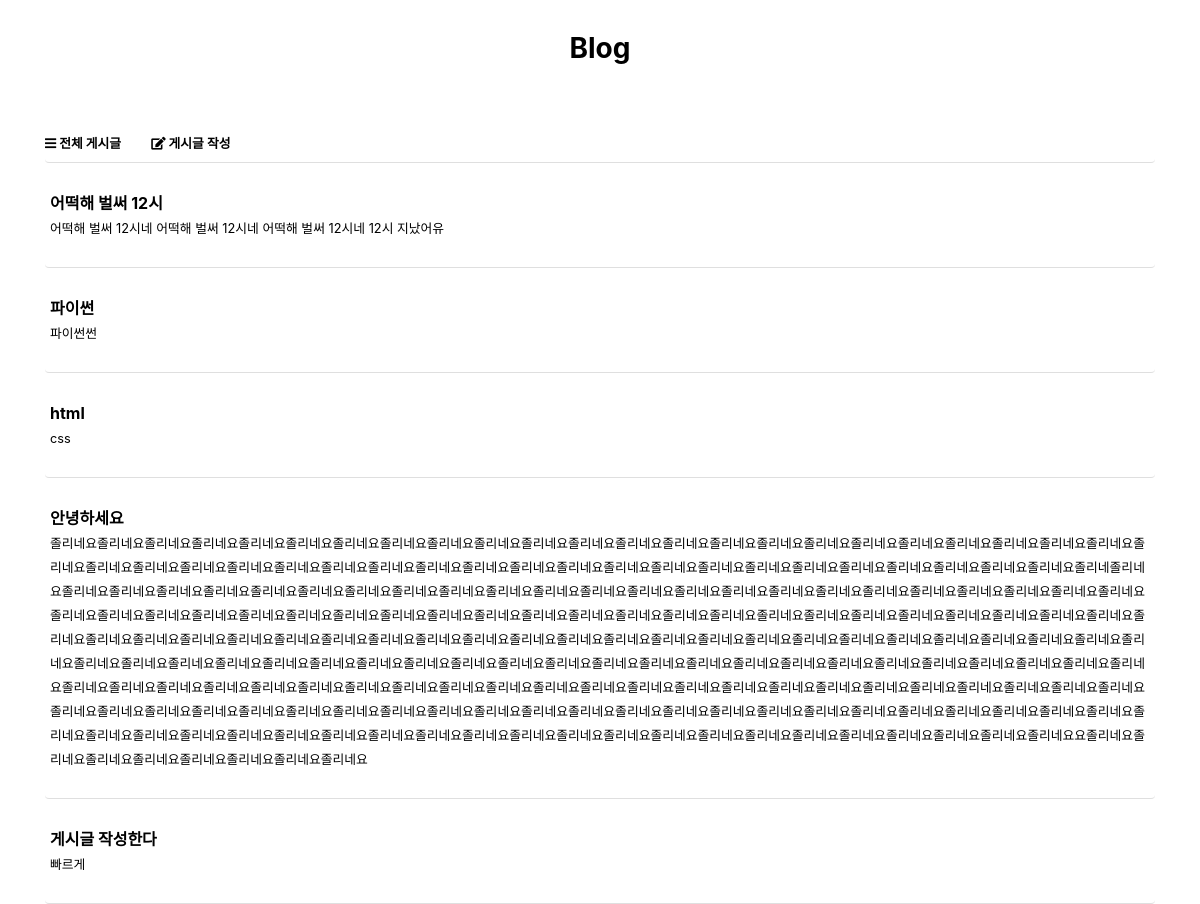
The page / on the database its author committed.
### firstapp/models.py (models this page shows, shortened)
class Blogs(models.Model):
    title = models.CharField(max_length=100)
    body = models.TextField()
    date = models.DateTimeField(auto_now_add=True)
    lan = models.CharField(max_length=100)

### firstapp/views.py (the view)
# urls.py: path('', firstapp.views.main, name='main'),
def main(request):
    blog = Blogs.objects
    return render(request, 'main.html', {'blogs':blog})

### firstapp/templates/main.html (shortened to what this page needs)
<!DOCTYPE html>
<html lang="en">
<head>
    <link rel="stylesheet" href="https://stackpath.bootstrapcdn.com/bootstrap/4.4.1/css/bootstrap.min.css">
    <link rel="stylesheet" href="https://cdnjs.cloudflare.com/ajax/libs/font-awesome/5.8.2/css/all.min.css"/>
</head>
<body>
<div class="container-fluid">
    <div class="row mt-3">
        <div class="col text-center mt-3 mb-3 font-weight-bold h3">
            <a href="{%url 'main'%}">
                Blog
            </a>
        </div>
    </div>
</div>
<div class="container mt-5">
    <div class="card border-right-0 border-left-0 border-top-0">
        <div class="row mb-2">
            <div class="col-md-auto">
                <a href="/">
                    <small class="font-weight-bold">
                        <i class="fas fa-bars" aria-hidden="true"></i> 전체 게시글
                    </small>
                </a>
            </div>
            <div class="col-md-auto">
                <a href="{%url 'new'%}">
                    <small class="font-weight-bold">
                        <i class="fas fa-edit" aria-hidden="true"></i> 게시글 작성
                    </small>
                </a>
            </div>
        </div>
    </div>
    {%for i in blogs.all %}
    <div class="card border-right-0 border-left-0 border-top-0">
        <a href="detail2/{{i.id}}">
            <div class="card-body mt-2 mb-2">
                <div class="row font-weight-bold">
                    {{i.title}}
                </div>
                <div class="row">
                    <div class="col p-0">
                        <small>
                           {{i.body}}
                        </small>
                    </div>
                </div>
            </div>
        </a>
    </div>
    {%endfor%}
</div>
</body>
</html>

### firstapp/templates/main.html (style rules this page uses)
a:link { color: black; text-decoration: none; }

### rows shown on the page
Blogs: title "어떡해 벌써 12시", body "어떡해 벌써 12시네 어떡해 벌써 12시네 어떡해 벌써 12시네 12시 지났어유"
Blogs: title "파이썬", body "파이썬썬"
Blogs: title "html", body "css"
Blogs: title "안녕하세요", body "졸리네요졸리네요졸리네요졸리네요졸리네요졸리네요졸리네요졸리네요졸리네요졸리네요졸리네요졸리네요졸리네요졸리네요졸리네요졸리네요졸리네요졸리네요졸리네요졸리네요졸리네요졸리네요졸리네요졸리네요졸리네요졸리네요졸리네요졸리네요졸리네요졸리네요졸리네요졸리네요졸리네요졸리네요졸리네요졸리네요졸리네요졸리네요졸리네요졸리네요졸리네요졸리네요졸리네요졸리네요졸리네요졸리네졸리네요졸리네요졸리네요졸리네요졸리네요졸리네요졸리네요졸리네요졸리네요졸리네요졸리네요졸리네요졸리네요졸리네요졸리네요졸리네요졸리네요졸리네요졸리네요졸리네요졸리네요졸리네요졸리네요졸리네요졸리네요졸리네요졸리네요졸리네요졸리네요졸리네요졸리네요졸리네요졸리네요졸리네요졸리네요졸리네요졸리네요졸리네요졸리네요졸리네요졸리네요졸리네요졸리네요졸리네요졸리네요졸리네요졸리네요졸리네요졸리네요졸리네요졸리네요졸리네요졸리네요졸리네요졸리네요졸리네요졸리네요졸리네요졸리네요졸리네요졸리네요졸리네요졸리네요졸리네요졸리네요졸리네요졸리네요졸리네요졸리네요졸리네요졸리네요졸리네요졸리네요졸리네요졸리네요졸리네요졸리네요졸리네요졸리네요졸리네요졸리네요졸리네요졸리네요졸리네요졸리네요졸리네요졸리네요졸리네요졸리네요졸리네요졸리네요졸리네요졸리네요졸리네요졸리네요졸리네요졸리네요졸리네요졸리네요졸리네요졸리네요졸리네요졸리네요졸리네요졸리네요졸리네요졸리네요졸리네요졸리네요졸리네요졸리네요졸리네요졸리네요졸리네요졸리네요졸리네요졸리네요졸리네요졸리네요졸리네요졸리네요졸리네요졸리네요졸리네요졸리네요졸리네요졸리네요졸리네요졸리네요졸…"
Blogs: title "게시글 작성한다", body "빠르게"
